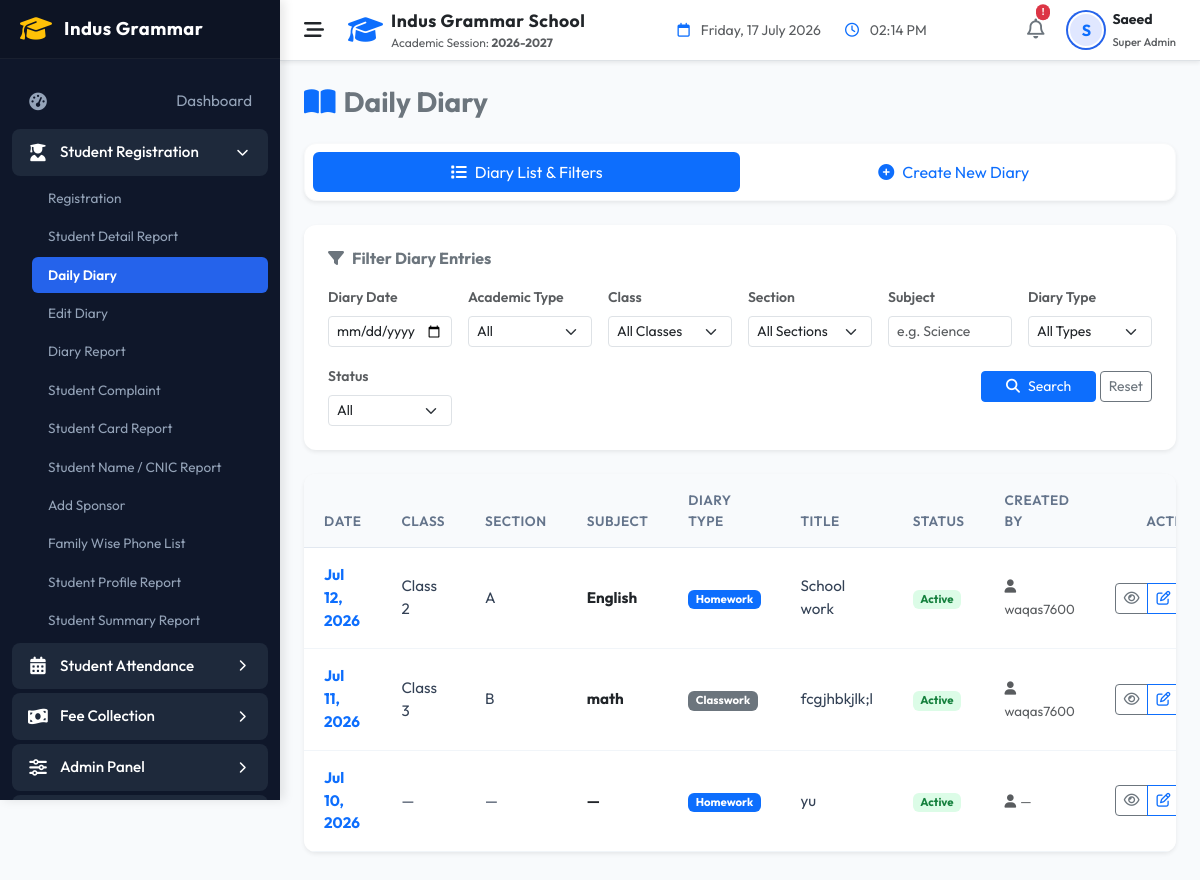
Screenshot of /indus-grammar-school-erp/modules/students/daily_diary.php (signed in) with the database file from the repository.
### tables this page shows
CREATE TABLE `daily_diaries` (
  `id` int NOT NULL AUTO_INCREMENT,
  `class_id` int DEFAULT NULL,
  `subject_id` int DEFAULT NULL,
  `teacher_id` int DEFAULT NULL,
  `diary_date` date NOT NULL,
  `title` varchar(255) NOT NULL,
  `description` text NOT NULL,
  `attachment_path` varchar(255) DEFAULT NULL,
  `is_published` tinyint(1) DEFAULT '1',
  `created_at` timestamp NULL DEFAULT CURRENT_TIMESTAMP,
  `updated_at` timestamp NULL DEFAULT CURRENT_TIMESTAMP ON UPDATE CURRENT_TIMESTAMP,
  `academic_type` varchar(50) NOT NULL DEFAULT 'School',
  `class` varchar(100) DEFAULT NULL,
  `section` varchar(50) DEFAULT NULL,
  `subject` varchar(100) DEFAULT NULL,
  `diary_type` varchar(50) NOT NULL DEFAULT 'Homework',
  `status` varchar(50) NOT NULL DEFAULT 'Active',
  `attachment` varchar(255) DEFAULT NULL,
  `created_by` int DEFAULT NULL,
  PRIMARY KEY (`id`),
  KEY `class_id` (`class_id`),
  KEY `subject_id` (`subject_id`),
  KEY `teacher_id` (`teacher_id`),
  CONSTRAINT `daily_diaries_ibfk_1` FOREIGN KEY (`class_id`) REFERENCES `classes` (`id`) ON DELETE CASCADE,
  CONSTRAINT `daily_diaries_ibfk_2` FOREIGN KEY (`subject_id`) REFERENCES `subjects` (`id`) ON DELETE CASCADE,
  CONSTRAINT `daily_diaries_ibfk_3` FOREIGN KEY (`teacher_id`) REFERENCES `users` (`id`) ON DELETE CASCADE
);

CREATE TABLE `users` (
  `id` int NOT NULL AUTO_INCREMENT,
  `username` varchar(50) NOT NULL,
  `email` varchar(100) NOT NULL,
  `password_hash` varchar(255) NOT NULL,
  `role_id` int NOT NULL,
  `is_active` tinyint(1) DEFAULT '1',
  `last_login` datetime DEFAULT NULL,
  `created_at` timestamp NULL DEFAULT CURRENT_TIMESTAMP,
  `updated_at` timestamp NULL DEFAULT CURRENT_TIMESTAMP ON UPDATE CURRENT_TIMESTAMP,
  PRIMARY KEY (`id`),
  UNIQUE KEY `username` (`username`),
  UNIQUE KEY `email` (`email`),
  KEY `idx_users_role` (`role_id`),
  KEY `idx_users_active` (`is_active`),
  CONSTRAINT `users_ibfk_1` FOREIGN KEY (`role_id`) REFERENCES `roles` (`id`)
);

### indus-grammar-school-erp/helpers/helpers.php (called while the page is built, shortened)
<?php
function sanitize($data) {
    if (is_array($data)) {
        foreach ($data as $key => $value) {
            $data[$key] = sanitize($value);
        }
    } else {
        $data = trim($data);
        $data = stripslashes($data);
        $data = htmlspecialchars($data, ENT_QUOTES, 'UTF-8');
    }
    return $data;
}
function hasPermission(string $permissionCode): bool {
    if (($_SESSION['role_code'] ?? '') === ROLE_SUPER_ADMIN) {
        return true;
    }
    $permissions = $_SESSION['permissions'] ?? [];
    return in_array($permissionCode, $permissions);
}
function displayValue($val, string $default = '—'): string {
    return (!isset($val) || trim((string)$val) === '') ? htmlspecialchars($default) : htmlspecialchars((string)$val);
}

### indus-grammar-school-erp/modules/students/daily_diary.php (the view, shortened to what this page needs)
<?php
$db = Database::getConnection();
$filter_date = sanitize($_GET['filter_date'] ?? '');
$filter_subject = sanitize($_GET['filter_subject'] ?? '');
$limit = 10;
$page = (int)($_GET['page'] ?? 1);
$offset = ($page - 1) * $limit;
$where = " WHERE 1=1";
$diaries = [];
try {
    $stmtData = $db->prepare("
        SELECT d.*, u.username as creator_name
        FROM daily_diaries d
        LEFT JOIN users u ON d.created_by = u.id
        $where
        ORDER BY d.diary_date DESC, d.created_at DESC
        LIMIT :limit OFFSET :offset
    ");
    $stmtData->bindValue('limit', $limit, PDO::PARAM_INT);
    $stmtData->bindValue('offset', $offset, PDO::PARAM_INT);
    $stmtData->execute();
    $diaries = $stmtData->fetchAll(PDO::FETCH_ASSOC);
} catch (Exception $e) {
    error_log("Daily Diary search list query error: " . $e->getMessage());
}
include_once __DIR__ . '/../../includes/header.php';
?>
<div class="row mb-4 align-items-center">
    <div class="col-sm-6">
        <h3 class="fw-bold text-secondary mb-0"><i class="fa-solid fa-book-open me-2 text-primary"></i>Daily Diary</h3>
    </div>
</div>
<div class="card border border-light shadow-sm bg-white mb-4" style="border-radius: 12px;">
    <div class="card-body p-2">
        <ul class="nav nav-pills nav-fill" id="diaryTabs" role="tablist">
            <li class="nav-item">
                <button class="nav-link active" id="list-tab-btn" data-bs-toggle="pill" data-bs-target="#list-pane" type="button" role="tab"><i class="fa-solid fa-list me-2"></i>Diary List & Filters</button>
            </li>
            <li class="nav-item">
                <button class="nav-link" id="create-tab-btn" data-bs-toggle="pill" data-bs-target="#create-pane" type="button" role="tab"><i class="fa-solid fa-plus-circle me-2"></i>Create New Diary</button>
            </li>
        </ul>
    </div>
</div>
<div class="tab-content" id="diaryTabsContent">
    <div class="tab-pane fade show active" id="list-pane" role="tabpanel">
        <div class="card border-0 shadow-sm mb-4 bg-white" style="border-radius: 12px;">
            <div class="card-body p-4">
                <h6 class="fw-bold text-secondary mb-3"><i class="fa-solid fa-filter me-2"></i>Filter Diary Entries</h6>
                <form method="GET" action="daily_diary.php" class="row g-3">
                    <div class="col-md-2">
                        <label class="form-label small fw-semibold text-muted">Diary Date</label>
                        <input type="date" class="form-control form-control-sm" name="filter_date" value="<?php echo htmlspecialchars($filter_date); ?>">
                    </div>
                    <div class="col-md-2">
                        <label class="form-label small fw-semibold text-muted">Academic Type</label>
                        <select class="form-select form-select-sm" name="filter_academic_type">
                            <option value="">All</option>
                        </select>
                    </div>
                    <div class="col-md-2">
                        <label class="form-label small fw-semibold text-muted">Class</label>
                        <select class="form-select form-select-sm" name="filter_class">
                            <option value="">All Classes</option>
                        </select>
                    </div>
                    <div class="col-md-2">
                        <label class="form-label small fw-semibold text-muted">Section</label>
                        <select class="form-select form-select-sm" name="filter_section">
                            <option value="">All Sections</option>
                        </select>
                    </div>
                    <div class="col-md-2">
                        <label class="form-label small fw-semibold text-muted">Subject</label>
                        <input type="text" class="form-control form-control-sm" name="filter_subject" value="<?php echo htmlspecialchars($filter_subject); ?>" placeholder="e.g. Science">
                    </div>
                    <div class="col-md-2">
                        <label class="form-label small fw-semibold text-muted">Diary Type</label>
                        <select class="form-select form-select-sm" name="filter_diary_type">
                            <option value="">All Types</option>
                        </select>
                    </div>
                    <div class="col-md-2">
                        <label class="form-label small fw-semibold text-muted">Status</label>
                        <select class="form-select form-select-sm" name="filter_status">
                            <option value="">All</option>
                        </select>
                    </div>
                    <div class="col-md-10 text-end mt-4">
                        <button type="submit" class="btn btn-sm btn-primary px-4"><i class="fa-solid fa-magnifying-glass me-2"></i>Search</button>
                        <a href="daily_diary.php" class="btn btn-sm btn-outline-secondary">Reset</a>
                    </div>
                </form>
            </div>
        </div>
        <div class="custom-table-card shadow-sm border-0 mb-4 bg-white">
            <div class="table-responsive">
                <table class="table custom-table table-hover align-middle">
                    <thead>
                        <tr>
                            <th>Date</th>
                            <th>Class</th>
                            <th>Section</th>
                            <th>Subject</th>
                            <th>Diary Type</th>
                            <th>Title</th>
                            <th>Status</th>
                            <th>Created By</th>
                            <th class="text-end d-print-none">Actions</th>
                        </tr>
                    </thead>
                    <tbody>
                        <?php if (empty($diaries)): ?>
                            <tr>
                                <td colspan="9" class="text-center py-5 text-muted">
                                    <i class="fa-solid fa-book-open d-block fs-2 mb-2 text-secondary opacity-50"></i>
                                    No daily diaries published yet.
                                </td>
                            </tr>
                        <?php else: foreach ($diaries as $d): ?>
                            <tr>
                                <td><strong class="text-primary"><?php echo date('M d, Y', strtotime($d['diary_date'])); ?></strong></td>
                                <td><?php echo displayValue($d['class']); ?></td>
                                <td><?php echo displayValue($d['section']); ?></td>
                                <td><strong class="text-dark"><?php echo displayValue($d['subject']); ?></strong></td>
                                <td>
                                    <?php
                                    $type = $d['diary_type'];
                                    $badge = 'bg-secondary';
                                    if ($type === 'Homework') $badge = 'bg-primary';
                                    elseif ($type === 'Assignment') $badge = 'bg-info text-dark';
                                    elseif ($type === 'Test Reminder') $badge = 'bg-warning text-dark';
                                    elseif ($type === 'General Notice') $badge = 'bg-danger';
                                    ?>
                                    <span class="badge <?php echo $badge; ?>"><?php echo sanitize($type); ?></span>
                                </td>
                                <td><?php echo sanitize($d['title']); ?></td>
                                <td>
                                    <span class="badge <?php echo ($d['status'] === 'Active') ? 'badge-soft-success' : 'bg-light text-secondary border'; ?>">
                                        <?php echo sanitize($d['status']); ?>
                                    </span>
                                </td>
                                <td><span class="small text-muted"><i class="fa-solid fa-user me-1"></i><?php echo displayValue($d['creator_name']); ?></span></td>
                                <td class="text-end d-print-none">
                                    <div class="btn-group">
                                        <button type="button" class="btn btn-outline-secondary btn-sm" onclick="viewDiaryDetails(<?php echo htmlspecialchars(json_encode($d)); ?>)" title="View Details">
                                            <i class="fa-regular fa-eye"></i>
                                        </button>
                                        <?php if (hasPermission('student_edit')): ?>
                                            <a href="edit_diary.php?id=<?php echo $d['id']; ?>" class="btn btn-outline-primary btn-sm" title="Edit Diary">
                                                <i class="fa-regular fa-pen-to-square"></i>
                                            </a>
                                        <?php endif; ?>
                                    </div>
                                </td>
                            </tr>
                        <?php endforeach; endif; ?>
                    </tbody>
                </table>
            </div>
        </div>
    </div>
</div>
<?php
include_once __DIR__ . '/../../includes/footer.php';
?>

### indus-grammar-school-erp/assets/css/style.css (style rules this page uses)
:root { --primary-color: #2563eb; --primary-hover: #1d4ed8; --primary-light: #eff6ff; --secondary-color: #0f172a; --bg-light: #f8fafc; --bg-sidebar: #0f172a; --sidebar-text: #94a3b8; --sidebar-active: #ffffff; --sidebar-hover-bg: #1e293b; --card-shadow: 0 4px 6px -1px rgb(0 0 0 / 0.1), 0 2px 4px -2px rgb(0 0 0 / 0.1); --card-hover-shadow: 0 10px 15px -3px rgb(0 0 0 / 0.1), 0 4px 6px -4px rgb(0 0 0 / 0.1); --border-color: #e2e8f0; --text-main: #334155; --text-muted: #64748b; --font-family: 'Outfit', sans-serif; --sidebar-width: 280px; --sidebar-collapsed-width: 70px; --transition-speed: 0.3s; }
body { font-family: var(--font-family); background-color: var(--bg-light); color: var(--text-main); overflow-x: hidden; }
.custom-table-card { background-color: #ffffff; border: 1px solid var(--border-color); border-radius: 12px; overflow: hidden; box-shadow: var(--card-shadow); }
.custom-table { margin-bottom: 0; }
.custom-table th { background-color: #f8fafc; font-weight: 600; color: var(--text-muted); font-size: 0.85rem; text-transform: uppercase; letter-spacing: 0.5px; padding: 16px 20px; border-bottom: 1px solid var(--border-color); }
.custom-table td { padding: 16px 20px; vertical-align: middle; color: var(--text-main); font-size: 0.95rem; border-bottom: 1px solid #f1f5f9; }
.badge-soft-success { background-color: #dcfce7; color: #15803d; }

### rows the page displays
daily_diaries: diary_date "Jul 12, 2026", class "Class 2", section "A", subject "English", diary_type "Homework", title "School work", status "Active", users.username "waqas7600"
daily_diaries: diary_date "Jul 11, 2026", class "Class 3", section "B", subject "math", diary_type "Classwork", title "fcgjhbkjlk;l", status "Active", users.username "waqas7600"
daily_diaries: diary_date "Jul 10, 2026", class "—", section "—", subject "—", diary_type "Homework", title "yu", status "Active", creator_name "—"

### other values shown
CURRENT_ACADEMIC_YEAR "2026-2027"
substr($currentUser['username'] ?? 'U', 0, 1) "S"
$currentUser['role_name'] "Super Admin"
